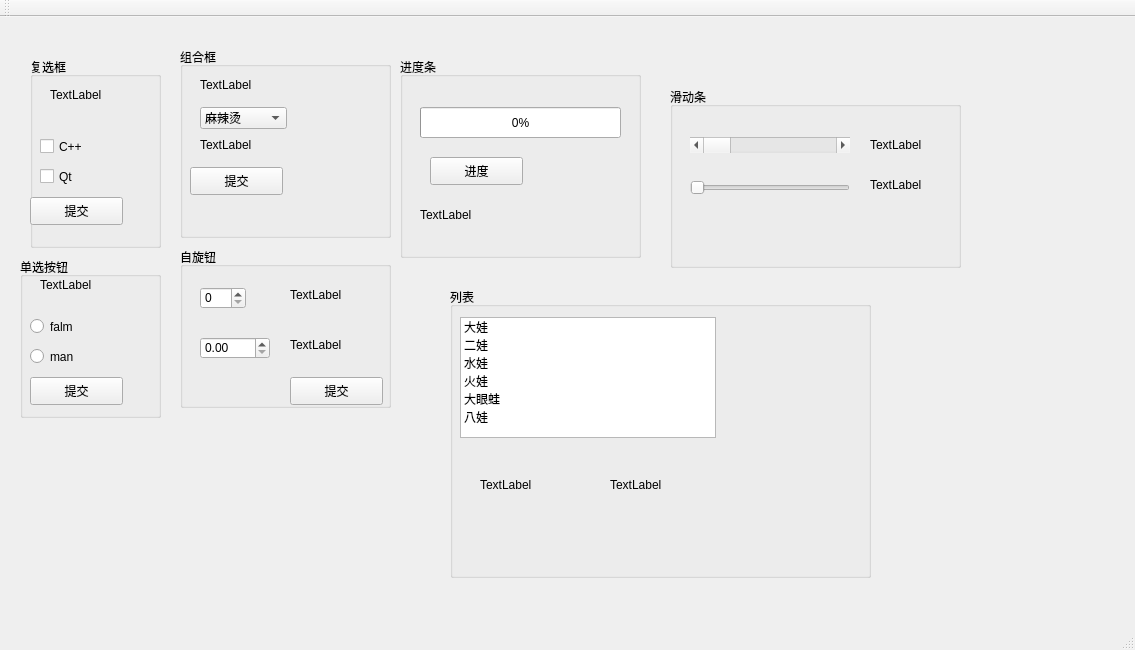
<?xml version="1.0" encoding="UTF-8"?>
<ui version="4.0">
 <class>MainWindow</class>
 <widget class="QMainWindow" name="MainWindow">
  <property name="geometry">
   <rect>
    <x>0</x>
    <y>0</y>
    <width>1135</width>
    <height>650</height>
   </rect>
  </property>
  <property name="windowTitle">
   <string>MainWindow</string>
  </property>
  <widget class="QWidget" name="centralWidget">
   <widget class="QGroupBox" name="groupBox">
    <property name="geometry">
     <rect>
      <x>30</x>
      <y>40</y>
      <width>131</width>
      <height>191</height>
     </rect>
    </property>
    <property name="title">
     <string>复选框</string>
    </property>
    <widget class="QCheckBox" name="checkBox">
     <property name="geometry">
      <rect>
       <x>10</x>
       <y>80</y>
       <width>91</width>
       <height>19</height>
      </rect>
     </property>
     <property name="text">
      <string>C++</string>
     </property>
    </widget>
    <widget class="QCheckBox" name="checkBox_2">
     <property name="geometry">
      <rect>
       <x>10</x>
       <y>110</y>
       <width>91</width>
       <height>19</height>
      </rect>
     </property>
     <property name="text">
      <string>Qt</string>
     </property>
    </widget>
    <widget class="QLabel" name="label">
     <property name="geometry">
      <rect>
       <x>20</x>
       <y>30</y>
       <width>72</width>
       <height>15</height>
      </rect>
     </property>
     <property name="text">
      <string>TextLabel</string>
     </property>
    </widget>
    <widget class="QPushButton" name="pushButton_checkbox">
     <property name="geometry">
      <rect>
       <x>0</x>
       <y>140</y>
       <width>93</width>
       <height>28</height>
      </rect>
     </property>
     <property name="text">
      <string>提交</string>
     </property>
    </widget>
   </widget>
   <widget class="QGroupBox" name="groupBox_2">
    <property name="geometry">
     <rect>
      <x>20</x>
      <y>240</y>
      <width>141</width>
      <height>161</height>
     </rect>
    </property>
    <property name="title">
     <string>单选按钮</string>
    </property>
    <widget class="QRadioButton" name="radioButton">
     <property name="geometry">
      <rect>
       <x>10</x>
       <y>60</y>
       <width>115</width>
       <height>19</height>
      </rect>
     </property>
     <property name="text">
      <string>falm</string>
     </property>
    </widget>
    <widget class="QRadioButton" name="radioButton_2">
     <property name="geometry">
      <rect>
       <x>10</x>
       <y>90</y>
       <width>115</width>
       <height>19</height>
      </rect>
     </property>
     <property name="text">
      <string>man</string>
     </property>
    </widget>
    <widget class="QLabel" name="label_radio">
     <property name="geometry">
      <rect>
       <x>20</x>
       <y>20</y>
       <width>72</width>
       <height>15</height>
      </rect>
     </property>
     <property name="text">
      <string>TextLabel</string>
     </property>
    </widget>
    <widget class="QPushButton" name="pushButton_radiobutton">
     <property name="geometry">
      <rect>
       <x>10</x>
       <y>120</y>
       <width>93</width>
       <height>28</height>
      </rect>
     </property>
     <property name="text">
      <string>提交</string>
     </property>
    </widget>
   </widget>
   <widget class="QGroupBox" name="groupBox_3">
    <property name="geometry">
     <rect>
      <x>180</x>
      <y>30</y>
      <width>211</width>
      <height>191</height>
     </rect>
    </property>
    <property name="title">
     <string>组合框</string>
    </property>
    <widget class="QComboBox" name="comboBox">
     <property name="geometry">
      <rect>
       <x>20</x>
       <y>60</y>
       <width>87</width>
       <height>22</height>
      </rect>
     </property>
     <item>
      <property name="text">
       <string>麻辣烫</string>
      </property>
     </item>
     <item>
      <property name="text">
       <string>米线</string>
      </property>
     </item>
     <item>
      <property name="text">
       <string>黄焖鸡</string>
      </property>
     </item>
     <item>
      <property name="text">
       <string>大黄鸭</string>
      </property>
     </item>
    </widget>
    <widget class="QLabel" name="label_combo">
     <property name="geometry">
      <rect>
       <x>20</x>
       <y>30</y>
       <width>72</width>
       <height>15</height>
      </rect>
     </property>
     <property name="text">
      <string>TextLabel</string>
     </property>
    </widget>
    <widget class="QPushButton" name="pushButton_combo">
     <property name="geometry">
      <rect>
       <x>10</x>
       <y>120</y>
       <width>93</width>
       <height>28</height>
      </rect>
     </property>
     <property name="text">
      <string>提交</string>
     </property>
    </widget>
    <widget class="QLabel" name="label_com2">
     <property name="geometry">
      <rect>
       <x>20</x>
       <y>90</y>
       <width>72</width>
       <height>15</height>
      </rect>
     </property>
     <property name="text">
      <string>TextLabel</string>
     </property>
    </widget>
   </widget>
   <widget class="QGroupBox" name="groupBox_4">
    <property name="geometry">
     <rect>
      <x>180</x>
      <y>230</y>
      <width>211</width>
      <height>161</height>
     </rect>
    </property>
    <property name="title">
     <string>自旋钮</string>
    </property>
    <widget class="QSpinBox" name="spinBox">
     <property name="geometry">
      <rect>
       <x>20</x>
       <y>40</y>
       <width>46</width>
       <height>22</height>
      </rect>
     </property>
    </widget>
    <widget class="QDoubleSpinBox" name="doubleSpinBox">
     <property name="geometry">
      <rect>
       <x>20</x>
       <y>90</y>
       <width>70</width>
       <height>22</height>
      </rect>
     </property>
    </widget>
    <widget class="QLabel" name="label_spinbox">
     <property name="geometry">
      <rect>
       <x>110</x>
       <y>40</y>
       <width>72</width>
       <height>15</height>
      </rect>
     </property>
     <property name="text">
      <string>TextLabel</string>
     </property>
    </widget>
    <widget class="QLabel" name="label_doublespin">
     <property name="geometry">
      <rect>
       <x>110</x>
       <y>90</y>
       <width>72</width>
       <height>15</height>
      </rect>
     </property>
     <property name="text">
      <string>TextLabel</string>
     </property>
    </widget>
    <widget class="QPushButton" name="pushButton_spinbox">
     <property name="geometry">
      <rect>
       <x>110</x>
       <y>130</y>
       <width>93</width>
       <height>28</height>
      </rect>
     </property>
     <property name="text">
      <string>提交</string>
     </property>
    </widget>
   </widget>
   <widget class="QGroupBox" name="groupBox_5">
    <property name="geometry">
     <rect>
      <x>400</x>
      <y>40</y>
      <width>241</width>
      <height>201</height>
     </rect>
    </property>
    <property name="title">
     <string>进度条</string>
    </property>
    <widget class="QProgressBar" name="progressBar">
     <property name="geometry">
      <rect>
       <x>20</x>
       <y>50</y>
       <width>201</width>
       <height>31</height>
      </rect>
     </property>
     <property name="value">
      <number>0</number>
     </property>
    </widget>
    <widget class="QPushButton" name="pushButton_progress">
     <property name="geometry">
      <rect>
       <x>30</x>
       <y>100</y>
       <width>93</width>
       <height>28</height>
      </rect>
     </property>
     <property name="text">
      <string>进度</string>
     </property>
    </widget>
    <widget class="QLabel" name="label_progress">
     <property name="geometry">
      <rect>
       <x>20</x>
       <y>150</y>
       <width>72</width>
       <height>15</height>
      </rect>
     </property>
     <property name="text">
      <string>TextLabel</string>
     </property>
    </widget>
   </widget>
   <widget class="QGroupBox" name="groupBox_6">
    <property name="geometry">
     <rect>
      <x>670</x>
      <y>70</y>
      <width>291</width>
      <height>181</height>
     </rect>
    </property>
    <property name="title">
     <string>滑动条</string>
    </property>
    <widget class="QScrollBar" name="horizontalScrollBar">
     <property name="geometry">
      <rect>
       <x>20</x>
       <y>50</y>
       <width>160</width>
       <height>16</height>
      </rect>
     </property>
     <property name="orientation">
      <enum>Qt::Horizontal</enum>
     </property>
    </widget>
    <widget class="QSlider" name="horizontalSlider">
     <property name="geometry">
      <rect>
       <x>20</x>
       <y>90</y>
       <width>160</width>
       <height>22</height>
      </rect>
     </property>
     <property name="orientation">
      <enum>Qt::Horizontal</enum>
     </property>
    </widget>
    <widget class="QLabel" name="label_scorller">
     <property name="geometry">
      <rect>
       <x>200</x>
       <y>50</y>
       <width>72</width>
       <height>15</height>
      </rect>
     </property>
     <property name="text">
      <string>TextLabel</string>
     </property>
    </widget>
    <widget class="QLabel" name="label_slider">
     <property name="geometry">
      <rect>
       <x>200</x>
       <y>90</y>
       <width>72</width>
       <height>15</height>
      </rect>
     </property>
     <property name="text">
      <string>TextLabel</string>
     </property>
    </widget>
   </widget>
   <widget class="QGroupBox" name="groupBox_7">
    <property name="geometry">
     <rect>
      <x>450</x>
      <y>270</y>
      <width>421</width>
      <height>291</height>
     </rect>
    </property>
    <property name="title">
     <string>列表</string>
    </property>
    <widget class="QListWidget" name="listWidget">
     <property name="geometry">
      <rect>
       <x>10</x>
       <y>30</y>
       <width>256</width>
       <height>121</height>
      </rect>
     </property>
     <item>
      <property name="text">
       <string>大娃</string>
      </property>
     </item>
     <item>
      <property name="text">
       <string>二娃</string>
      </property>
     </item>
     <item>
      <property name="text">
       <string>水娃</string>
      </property>
     </item>
     <item>
      <property name="text">
       <string>火娃</string>
      </property>
     </item>
     <item>
      <property name="text">
       <string>大眼蛙</string>
      </property>
     </item>
     <item>
      <property name="text">
       <string>八娃</string>
      </property>
     </item>
    </widget>
    <widget class="QLabel" name="label_one">
     <property name="geometry">
      <rect>
       <x>30</x>
       <y>190</y>
       <width>72</width>
       <height>15</height>
      </rect>
     </property>
     <property name="text">
      <string>TextLabel</string>
     </property>
    </widget>
    <widget class="QLabel" name="label_double">
     <property name="geometry">
      <rect>
       <x>160</x>
       <y>190</y>
       <width>72</width>
       <height>15</height>
      </rect>
     </property>
     <property name="text">
      <string>TextLabel</string>
     </property>
    </widget>
   </widget>
  </widget>
  <widget class="QMenuBar" name="menuBar">
   <property name="geometry">
    <rect>
     <x>0</x>
     <y>0</y>
     <width>1135</width>
     <height>26</height>
    </rect>
   </property>
  </widget>
  <widget class="QToolBar" name="mainToolBar">
   <attribute name="toolBarArea">
    <enum>TopToolBarArea</enum>
   </attribute>
   <attribute name="toolBarBreak">
    <bool>false</bool>
   </attribute>
  </widget>
  <widget class="QStatusBar" name="statusBar"/>
 </widget>
 <layoutdefault spacing="6" margin="11"/>
 <resources/>
 <connections/>
</ui>
